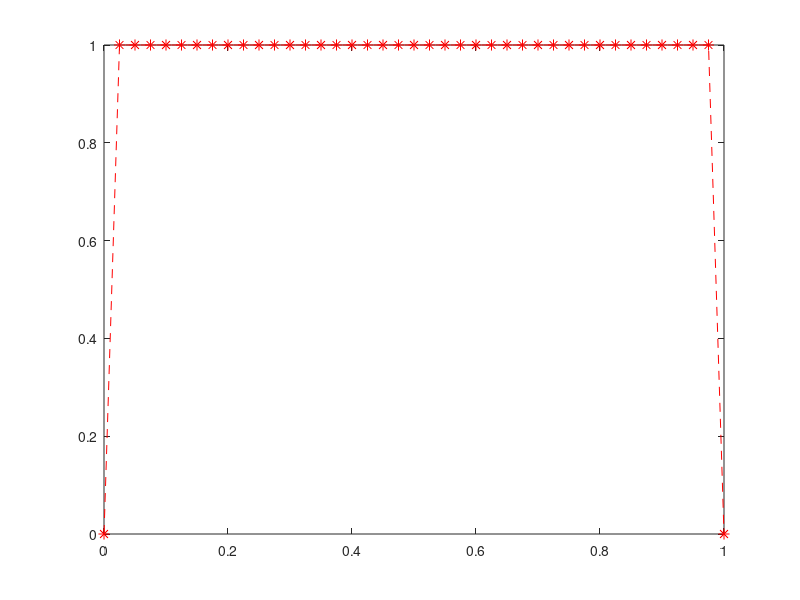

Write MATLAB code to recreate this figure. (Note: this script raises an error after producing the figure.)
function [U,UXT] = presentation_2

w = 10;
N = 40;
t = 2;

%Divide the interval into grid points
h = 1/N;
Nx = linspace(0,1,N+1);

%Peclet and mesh peclet number
MeshPe = (abs(w)*h)/2;

%Prep RHS vector f and solution vector u with boundary conditions
f = zeros(N-1,1);
u = zeros(N+1,1);

%Terms of the matrix given by centred approximations
a = 1/h^2 + w/(2*h);
b = 2/(h^2);
c = 1/(h^2) - w/(2*h);

%Form a tridiagonal matrix
A = spdiags([-a b -c],-1:1,N-1,N-1);

%Create time step and initial condition
tao = 0.2;
dt = h/t;
u_n = ones(N-1,1);

%Video maker
% v = VideoWriter("time_problems.avi");
% open(v)

%Colour gradient
% cmap = flip(copper(61),1);
% set(gca(),'ColorOrder',cmap)
% hold on


U = [];
UXT = [];

for n=0:1:(tao/dt)

    hold off
    
    %Plot approximate solution
    u(2:N) = u_n;
    plot(Nx,u,"*--",'MarkerSize',8, "Color", "r")
    U = [U ; transpose(u)];
    
    %Plot exact solution
    hold on
    uxt = exact_problem_II_static(w,N,t,n);
    plot(Nx, uxt, "Color", 'b', LineWidth=1)
    UXT = [UXT ; uxt];

    %Edit the graph
    axis([0 1 -1 1])
    grid on
    set(gca,'FontSize',18)
    title('Crank-Nicolson', ...
    ['w = ',num2str(w) ', h = ',num2str(h) ', t = ',num2str(dt*n)], 'FontSize',16);

    %Add frame to video
    % frame = getframe(gcf);
    % writeVideo(v,frame)

    pause(1)

    if (0 <= n) && (n <= 0)
        %Update time step
        u_n1 = ((dt)^-1.*eye(N-1)+A)\(f+(dt)^-1.*u_n); %Implicit Euler Scheme
        u_n = u_n1;
    else
        %Update time step
        DT = (dt)^-1.*eye(N-1);
        u_n1 = (DT+0.5.*A)\(f-(0.5.*A-DT)*u_n); %Crank-Nicolson scheme
        u_n = u_n1;
    end

end


end

